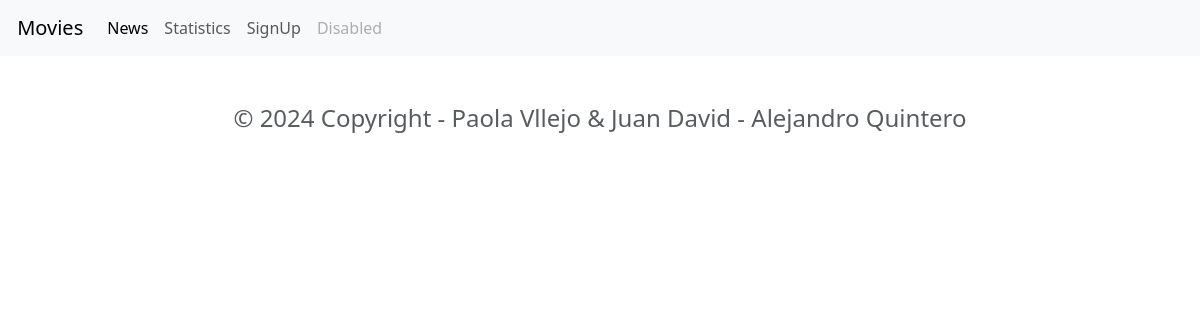
The page /news/ on the database as committed earlier.
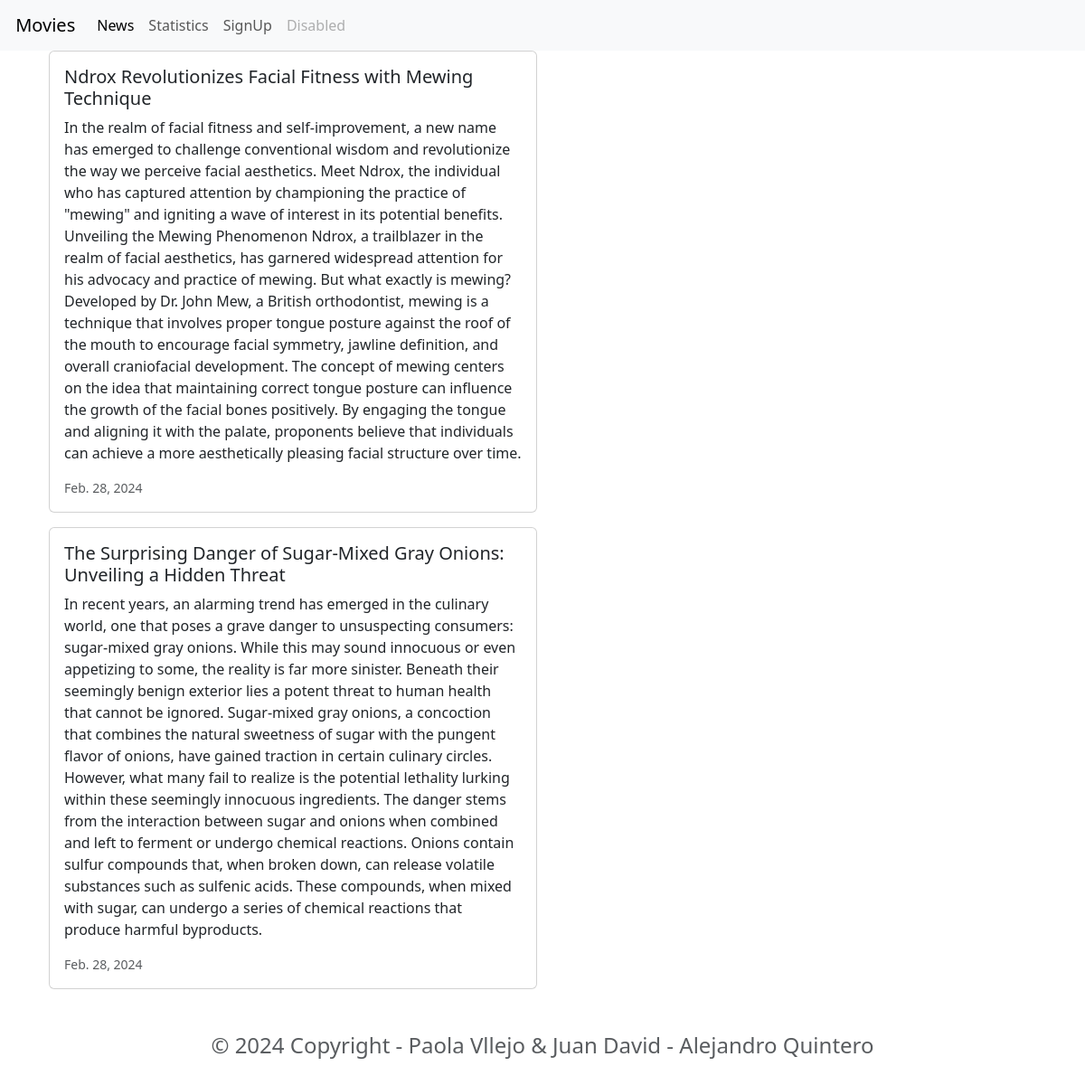
The same page on the database as committed later.
### news/models.py (models this page shows, shortened)
class News(models.Model):
    headline=models.CharField(max_length=200)
    body=models.TextField()
    date= models.DateField()

### news/views.py (the view)
# urls.py: path('news/', include('news.urls')),
def news(request):
    news= News.objects.all().order_by('-date')
    return render(request,'news.html',{'newss':news})

### news/templates/news.html
{% extends 'base.html'%}
{% block content %}
<head>
    <link rel="stylesheet" href="https://cdn.jsdelivr.net/npm/bootstrap@5.3.2/dist/css/bootstrap.min.css">
</head>
<div class="container">
    {% for news in newss %}
    <div class="card mb-3" style="max-width: 540px;">
        <div class="row g-0">
            <div>
                <div class="card-body">
                    <h5 class="card-title">{{news.headline}}</h5>
                    <p class="card-text">{{news.body}}</p>
                    <p class="card-text"><small class="text-muted">{{news.date}}</small></p>
                </div>
            </div>
        </div>
    </div>
    {% endfor %}
</div>
{% endblock content %}

### moviereviews/templates/base.html (shortened to what this page needs)
<nav class="navbar navbar-expand-lg bg-body-tertiary">
    <div class="container-fluid">
      <a class="navbar-brand" href="{% url 'home' %}">
        {% load static %}
        Movies
    </a>
      <div class="collapse navbar-collapse" id="navbarNav">
        <ul class="navbar-nav">
          <li class="nav-item">
            <a class="nav-link active" aria-current="page" href="{% url 'news'%}">News</a>
          </li>
          <li class="nav-item">
            <a class="nav-link" href="{% url 'statistics'%}">Statistics</a>
          </li>
          <li class="nav-item">
            <a class="nav-link" href="#">SignUp</a>
          </li>
          <li class="nav-item">
            <a class="nav-link disabled" aria-disabled="true">Disabled</a>
          </li>
        </ul>
      </div>
    </div>
  </nav>
<head>
    <link rel="stylesheet" href="https://cdn.jsdelivr.net/npm/bootstrap@5.3.2/dist/css/bootstrap.min.css">
</head>
<div class="container" >
    {% block content %}
    {% endblock content%}
</div>
<footer class="text-center text-lg-start bg light text-muted mt-4">
    <div class="container">
        <div class="row">
            <div class="text-center p-4">
                <h4> © 2024 Copyright - Paola Vllejo & Juan David - Alejandro Quintero</h4>
            </div>
        </div>
    </div>
</footer>

Rows that differ between the two databases and show on the page:
added News: headline "Ndrox Revolutionizes Facial Fitness with Mewing Technique", body "In the realm of facial fitness and self-improvement, a new name has emerged to challenge conventional wisdom and revolutionize the way we perceive facial aesthetics. Meet Ndrox, the individual who has captured attention by championing the practice of \"mewing\" and igniting a wave of interest in its potential benefits. Unveiling the Mewing Phenomenon Ndrox, a trailblazer in the realm of facial aesthetics, has garnered widespread attention for his advocacy and practice of mewing. But what exactly is mewing? Developed by Dr. John Mew, a British orthodontist, mewing is a technique that involves proper tongue posture against the roof of the mouth to encourage facial symmetry, jawline definition,…", date "Feb. 28, 2024"
added News: headline "The Surprising Danger of Sugar-Mixed Gray Onions: Unveiling a Hidden Threat", body "In recent years, an alarming trend has emerged in the culinary world, one that poses a grave danger to unsuspecting consumers: sugar-mixed gray onions. While this may sound innocuous or even appetizing to some, the reality is far more sinister. Beneath their seemingly benign exterior lies a potent threat to human health that cannot be ignored. Sugar-mixed gray onions, a concoction that combines the natural sweetness of sugar with the pungent flavor of onions, have gained traction in certain culinary circles. However, what many fail to realize is the potential lethality lurking within these seemingly innocuous ingredients. The danger stems from the interaction between sugar and onions when…", date "Feb. 28, 2024"
